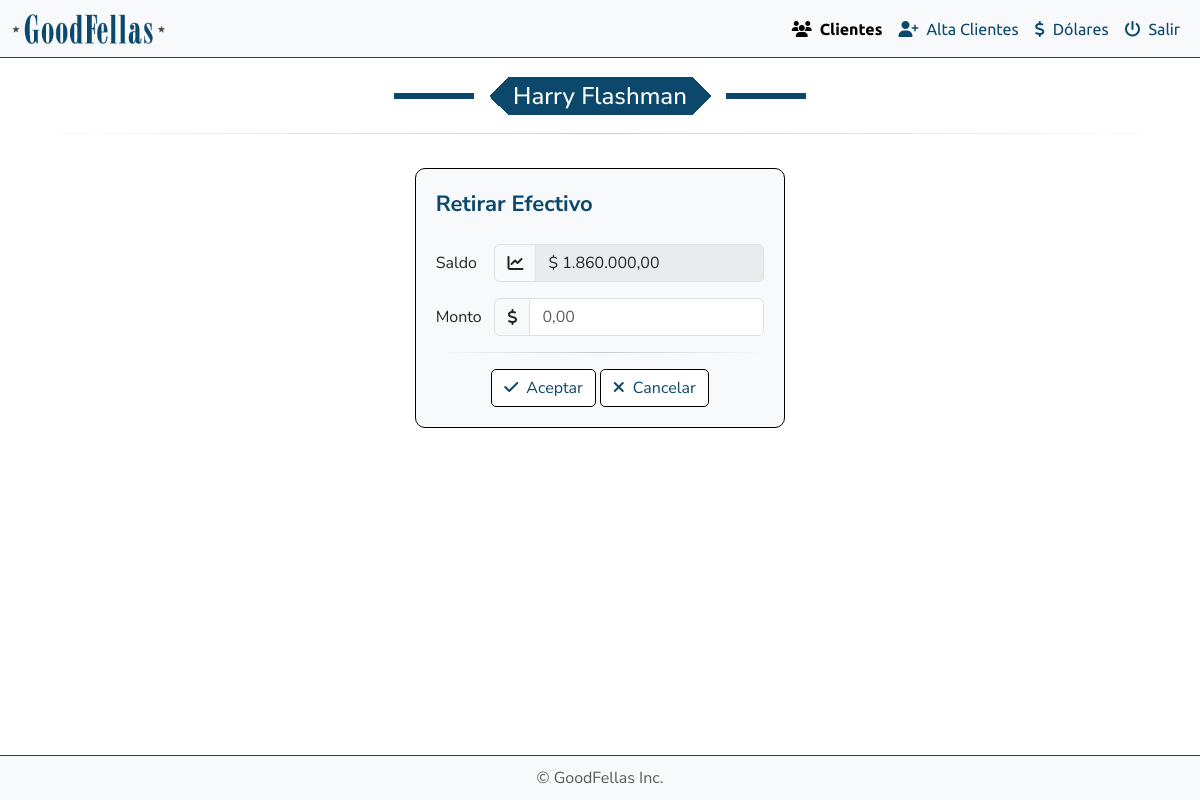
Before: /funciones/retirar_efectivo.php with the older database file.
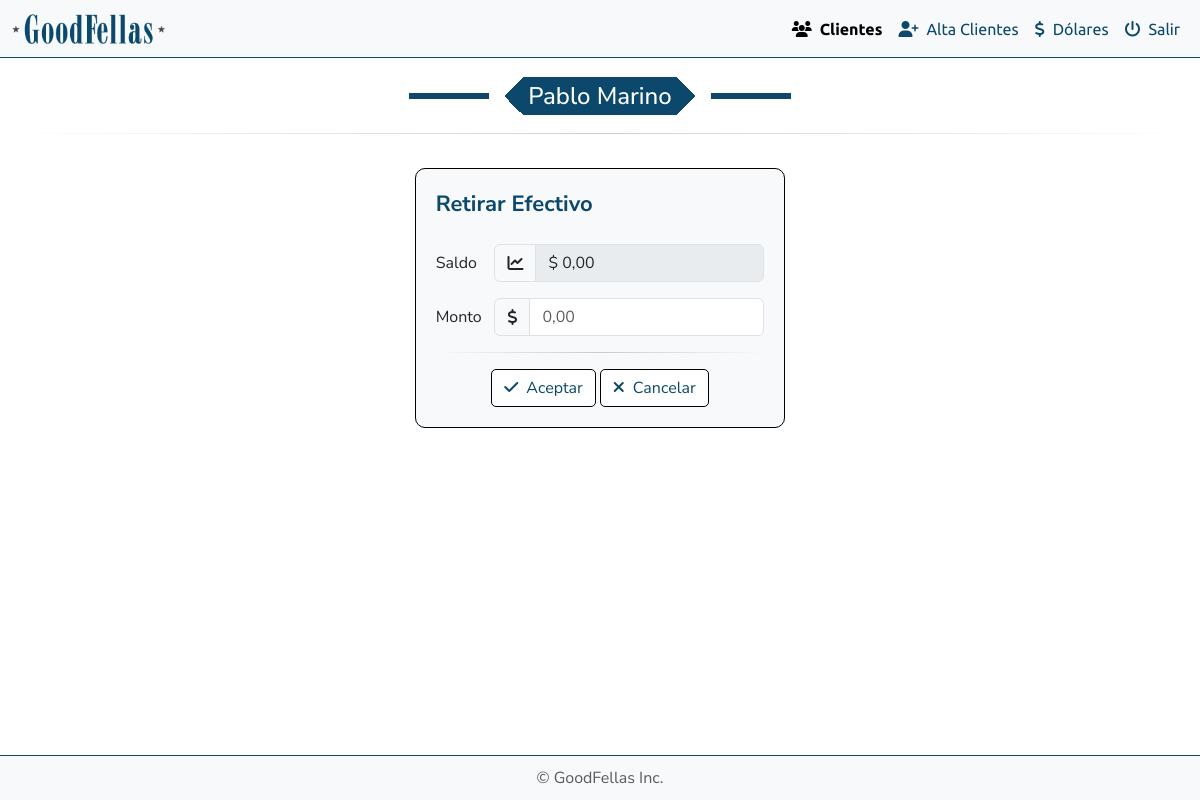
After: the same page with the newer database file.
### tables this page shows
CREATE TABLE `clientes` (
  `email` varchar(100) NOT NULL,
  `password` varchar(255) NOT NULL,
  `nombre` varchar(50) NOT NULL,
  `apellido` varchar(50) NOT NULL,
  `telefono` varchar(20) DEFAULT NULL,
  `corredora` varchar(100) DEFAULT NULL,
  `url` varchar(255) DEFAULT NULL,
  `cliente_id` int(11) NOT NULL,
  `mostrar_disclaimer` tinyint(1) NOT NULL DEFAULT 1
);

CREATE TABLE `balance` (
  `id` int(11) NOT NULL,
  `cliente_id` int(11) DEFAULT NULL,
  `efectivo` decimal(10,2) NOT NULL
);

### public_html/funciones/formato_dinero.php (called while the page is built, shortened)
<?php
if (!function_exists('formatear_dinero')) {
    function formatear_dinero($numero)
    {
        return number_format($numero, 2, ',', '.');
    }
}

### public_html/funciones/retirar_efectivo.php (the view, shortened to what this page needs)
<?php
require_once '../../config/config.php';
require_once '../funciones/formato_dinero.php';
$cliente_id = isset($_GET['cliente_id']) ? intval($_GET['cliente_id']) : 1;
$sql = "SELECT nombre, apellido FROM clientes WHERE cliente_id = :cliente_id";
$stmt = $conexion->prepare($sql);
$stmt->bindParam(':cliente_id', $cliente_id, PDO::PARAM_INT);
$stmt->execute();
$cliente = $stmt->fetch();
$nombre = $cliente['nombre'];
$apellido = $cliente['apellido'];
$sql_saldo = "SELECT efectivo FROM balance WHERE cliente_id = :cliente_id";
$stmt_saldo = $conexion->prepare($sql_saldo);
$stmt_saldo->bindParam(':cliente_id', $cliente_id, PDO::PARAM_INT);
$stmt_saldo->execute();
$saldo_row = $stmt_saldo->fetch();
$saldo_en_pesos = $saldo_row ? floatval($saldo_row['efectivo']) : 0;
$saldo_en_pesos_formateado = formatear_dinero($saldo_en_pesos);
$nombre_y_apellido = htmlspecialchars($nombre . ' ' . $apellido);
?>
<!DOCTYPE html>
<html lang="es">
<head>
    <link rel="stylesheet" href="https://cdn.jsdelivr.net/npm/bootstrap@5.3.0-alpha3/dist/css/bootstrap.min.css">
    <link rel="stylesheet" href="https://cdnjs.cloudflare.com/ajax/libs/bootstrap-icons/1.10.3/font/bootstrap-icons.min.css">
    <link rel="stylesheet" href="https://cdnjs.cloudflare.com/ajax/libs/font-awesome/6.4.0/css/all.min.css">
    <link rel="stylesheet" href="../css/style.css">
</head>
<body>
    <nav class="navbar navbar-expand-lg navbar-light bg-light fixed-top">
        <div class="container-fluid">
            <a class="navbar-brand" href="#"><img src="../img/logo.png" alt="Logo" title="GoodFellas" /></a>
            <div class="collapse navbar-collapse" id="navbarNavDropdown">
                <ul class="navbar-nav ms-auto">
                    <li class="nav-item"><a class="nav-link active" href="../backend/lista_clientes.php"><i class="fa-solid fa-users me-2"></i>Clientes</a></li>
                    <li class="nav-item"><a class="nav-link" href="../backend/alta_clientes.php"><i class="fa-solid fa-user-plus me-2"></i>Alta Clientes</a></li>
                    <li class="nav-item"><a class="nav-link" href="../backend/dolares.php"><i class="fa-solid fa-dollar-sign me-2"></i>Dólares</a></li>
                    <li class="nav-item"><a class="nav-link" href="../logout.php"><i class="fa-solid fa-power-off me-2"></i>Salir</a></li>
                </ul>
            </div>
        </div>
    </nav>
    <div class="row mx-2 mt-navbar">
        <div class="col-12 text-center">
            <h4 class="fancy"><?php echo $nombre_y_apellido; ?></h4>
        </div>
        <hr class="mod">
        <div class="col-4"></div>
        <div class="col-md-12 col-lg-4 text-center">
            <div class="container-fluid my-4 efectivo">
                <h5 class="me-2 cartera titulo-botones mb-4">Retirar Efectivo</h5>
                <form method="POST" action="">
                    <div class="row mb-3 align-items-center">
                        <label for="saldo" class="col-sm-2 col-form-label text-start text-lg-end text-start text-lg-end">Saldo</label>
                        <div class="col-sm-10">
                            <div class="input-group">
                                <span class="input-group-text bg-light"><i class="fa-solid fa-chart-line"></i></span>
                                <input type="text" class="form-control" value="$ <?php echo $saldo_en_pesos_formateado; ?>" readonly disabled>
                            </div>
                        </div>
                    </div>
                    <div class="row mb-3 align-items-center">
                        <label for="monto" class="col-sm-2 col-form-label text-start text-lg-end text-start text-lg-end">Monto</label>
                        <div class="col-sm-10">
                            <div class="input-group">
                                <span class="input-group-text bg-light"><i class="fa-solid fa-dollar-sign"></i></span>
                                <input type="text" step="0.01" class="form-control" id="monto" name="monto" placeholder="0,00" autofocus required>
                            </div>
                        </div>
                    </div>
                    <hr class="mod mb-3">
                    <div class="text-center">
                        <button type="submit" class="btn btn-custom ver"><i class="fa-solid fa-check me-2"></i>Aceptar</button>
                        <button type="button" class="btn btn-custom eliminar" onclick="window.location.href='../backend/lista_clientes.php'">
                            <i class="fa-solid fa-times me-2"></i>Cancelar
                        </button>
                    </div>
                </form>
            </div>
        </div>
        <div class="col-4"></div>
    </div>
    <footer class="footer bg-light">
        <div class="container">
            <span class="text-muted">© GoodFellas Inc.</span>
        </div>
    </footer>
</body>
</html>

Changed rows visible on the page:
removed balance: efectivo "$ 1.860.000,00"
changed clientes: nombre_y_apellido "Harry Flashman" → "Pablo Marino"
added balance: efectivo "$ 0,00"
